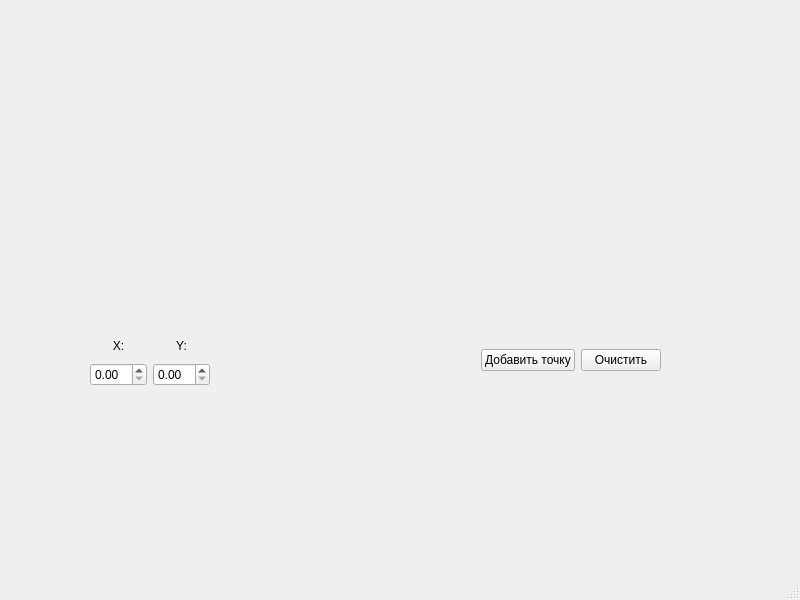
<?xml version="1.0" encoding="UTF-8"?>
<ui version="4.0">
 <class>MainWindow</class>
 <widget class="QMainWindow" name="MainWindow">
  <property name="geometry">
   <rect>
    <x>0</x>
    <y>0</y>
    <width>800</width>
    <height>600</height>
   </rect>
  </property>
  <property name="windowTitle">
   <string>MainWindow</string>
  </property>
  <widget class="QWidget" name="centralwidget">
   <widget class="QWidget" name="verticalLayoutWidget_3">
    <property name="geometry">
     <rect>
      <x>90</x>
      <y>10</y>
      <width>591</width>
      <height>401</height>
     </rect>
    </property>
    <layout class="QVBoxLayout" name="verticalLayout">
     <item>
      <widget class="QCustomPlot" name="plot" native="true">
       <widget class="QWidget" name="horizontalLayoutWidget">
        <property name="geometry">
         <rect>
          <x>0</x>
          <y>325</y>
          <width>571</width>
          <height>51</height>
         </rect>
        </property>
        <layout class="QHBoxLayout" name="horizontalLayout">
         <item>
          <layout class="QVBoxLayout" name="xVLayout">
           <item>
            <widget class="QLabel" name="xLabel">
             <property name="text">
              <string>X:</string>
             </property>
             <property name="alignment">
              <set>Qt::AlignCenter</set>
             </property>
            </widget>
           </item>
           <item>
            <widget class="QDoubleSpinBox" name="xSpinBox"/>
           </item>
          </layout>
         </item>
         <item>
          <layout class="QVBoxLayout" name="yVLayout">
           <item>
            <widget class="QLabel" name="yLabel">
             <property name="text">
              <string>Y:</string>
             </property>
             <property name="alignment">
              <set>Qt::AlignCenter</set>
             </property>
            </widget>
           </item>
           <item>
            <widget class="QDoubleSpinBox" name="ySpinBox"/>
           </item>
          </layout>
         </item>
         <item>
          <spacer name="horizontalSpacer">
           <property name="orientation">
            <enum>Qt::Horizontal</enum>
           </property>
           <property name="sizeHint" stdset="0">
            <size>
             <width>40</width>
             <height>20</height>
            </size>
           </property>
          </spacer>
         </item>
         <item>
          <widget class="QPushButton" name="addPushButton">
           <property name="text">
            <string>Добавить точку</string>
           </property>
          </widget>
         </item>
         <item>
          <widget class="QPushButton" name="cleanPushButton">
           <property name="text">
            <string>Очистить</string>
           </property>
          </widget>
         </item>
        </layout>
       </widget>
      </widget>
     </item>
    </layout>
   </widget>
  </widget>
  <widget class="QMenuBar" name="menubar">
   <property name="geometry">
    <rect>
     <x>0</x>
     <y>0</y>
     <width>800</width>
     <height>21</height>
    </rect>
   </property>
  </widget>
  <widget class="QStatusBar" name="statusbar"/>
 </widget>
 <customwidgets>
  <customwidget>
   <class>QCustomPlot</class>
   <extends>QWidget</extends>
   <header>qcustomplot.h</header>
   <container>1</container>
  </customwidget>
 </customwidgets>
 <resources/>
 <connections/>
</ui>
